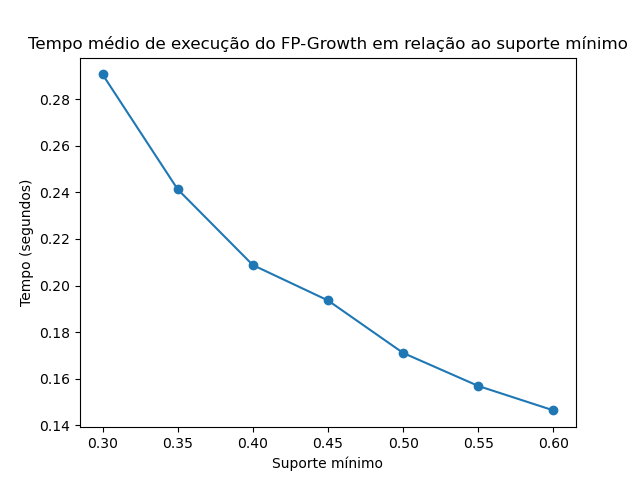

This figure's Python source:
# Importa as bibliotecas necessárias
import matplotlib.pyplot as plt
import pandas as pd
import numpy as np
from mlxtend.preprocessing import TransactionEncoder
from mlxtend.frequent_patterns import fpgrowth
from timeit import default_timer as timer

# Cria uma lista de transações (cada transação é uma lista de itens)
# mushroom.dat é o arquivo texto que contém 8124 transações
transacoes = np.loadtxt("mushroom.dat", dtype=int)

# Converte a lista de transações em um formato adequado para o FP-Growth
te = TransactionEncoder()
te_ary = te.fit(transacoes).transform(transacoes)
df = pd.DataFrame(te_ary, columns=te.columns_)

#suportes mínimos usados para o teste
SuporteMinimo = [0.3, 0.35, 0.4, 0.45, 0.5, 0.55, 0.6]

#tempos médios de execução para os diferentes suportes mínimos
mediaExecucao = []

#Armazena os 10 tempos de execução para um suporte mínimo entre 30% e 60%
temposExecucao30 = []
temposExecucao35 = []
temposExecucao40 = []
temposExecucao45 = []
temposExecucao50 = []
temposExecucao55 = []
temposExecucao60 = []

for value in SuporteMinimo:
    #executa 10 vezes o FP-Growth
    for i in range(10):
        TempoInicial = timer()
        frequent_itemsets = fpgrowth(df, min_support=value)
        TempoFinal= timer()
        Delta = TempoFinal- TempoInicial
        if value == 0.3: temposExecucao30.append(Delta)
        elif value == 0.35: temposExecucao35.append(Delta)
        elif value == 0.4: temposExecucao40.append(Delta)
        elif value == 0.45: temposExecucao45.append(Delta)
        elif value == 0.5: temposExecucao50.append(Delta)
        elif value == 0.55: temposExecucao55.append(Delta)
        elif value == 0.6: temposExecucao60.append(Delta)

mediaExecucao.append(sum(temposExecucao30)/len(temposExecucao30))
mediaExecucao.append(sum(temposExecucao35)/len(temposExecucao35))
mediaExecucao.append(sum(temposExecucao40)/len(temposExecucao40))
mediaExecucao.append(sum(temposExecucao45)/len(temposExecucao45))
mediaExecucao.append(sum(temposExecucao50)/len(temposExecucao50))
mediaExecucao.append(sum(temposExecucao55)/len(temposExecucao55))
mediaExecucao.append(sum(temposExecucao60)/len(temposExecucao60))

# Plota o gráfico
plt.plot(SuporteMinimo, mediaExecucao, marker='o')
plt.title('Tempo médio de execução do FP-Growth em relação ao suporte mínimo')
plt.xlabel('Suporte mínimo')
plt.ylabel('Tempo (segundos)')
plt.show()
